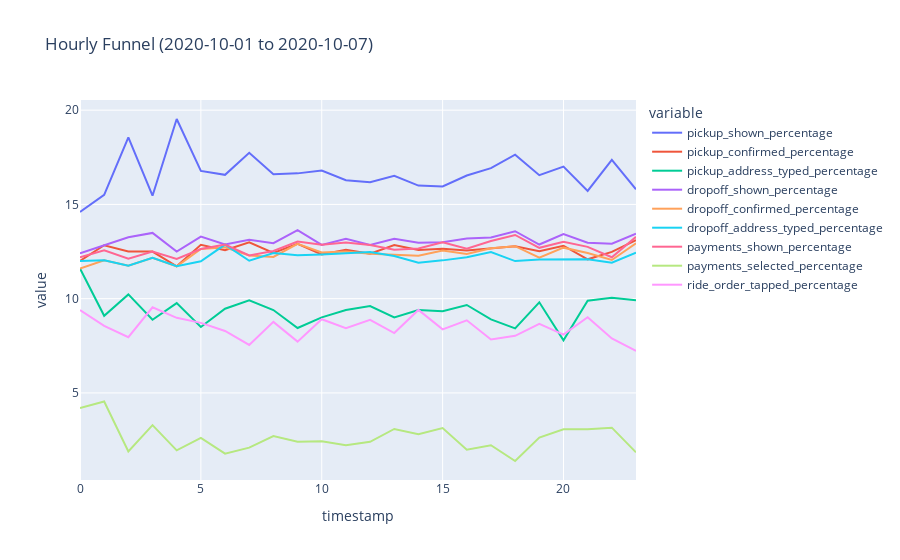

Notebook cell for this chart:
### Markdown cell above
#### HOURLY FUNNEL

## <b>3.2 <span style='color:#be6f37'> Aggregating & grouping values to visualize purchasing behaviour</span></b>

### Code cell
# Convert 'timestamp' to datetime
df['timestamp'] = pd.to_datetime(df['timestamp'])

# Define your funnel stages
funnel_stages = {
    "pickup_shown": "pickup_shown",
    "pickup_confirmed": "pickup_confirmed",
    "pickup_address_typed": "pickup_address_typed",
    "dropoff_shown": "dropoff_shown",
     "dropoff_confirmed": "dropoff_confirmed",
    "dropoff_address_typed": "dropoff_address_typed",
    "payments_shown": "payments_shown",
    "payments_selected": "payments_selected",
    "ride_order_tapped": "ride_order_tapped"
}

# Define the date range
start_date = pd.Timestamp('2020-10-01')
end_date = pd.Timestamp('2020-10-07')

# Filter the data for the specified date range
filtered_df = df[(df['timestamp'] >= start_date) & (df['timestamp'] <= end_date)]

# Create a pivot table to count events for each stage and hour of the day
pivot_df = pd.pivot_table(filtered_df, index=filtered_df['timestamp'].dt.hour, columns=filtered_df['event_name'], values='device_id', aggfunc='nunique', fill_value=0)

# Calculate the total devices for each hour of the day
pivot_df['total_devices'] = pivot_df[funnel_stages.values()].sum(axis=1)

# Calculate the percentages for each stage in each hour of the day
for stage in funnel_stages:
    pivot_df[f'{stage}_percentage'] = (pivot_df[stage] / pivot_df['total_devices']) * 100

# Create a granular funnel chart based on the hour of the day
fig = px.line(pivot_df, x=pivot_df.index, y=[f'{stage}_percentage' for stage in funnel_stages.keys()], title="Hourly Funnel (2020-10-01 to 2020-10-07)")


# Show the funnel chart
fig.show()

### Figure 1 — Plotly figure (JSON) as saved in the notebook; plotly's stock layout.template omitted (floating-point values rounded to 4 significant figures)
{"data": [{"hovertemplate": "variable=pickup_shown_percentage<br>timestamp=%{x}<br>value=%{y}<extra></extra>", "legendgroup": "pickup_shown_percentage", "line": {"color": "#636efa", "dash": "solid"}, "marker": {"symbol": "circle"}, "mode": "lines", "name": "pickup_shown_percentage", "orientation": "v", "showlegend": true, "type": "scatter", "x": [0, 1, 2, 3, 4, 5, 6, 7, 8, 9, 10, 11, 12, 13, 14, 15, 16, 17, 18, 19, 20, 21, 22, 23], "xaxis": "x", "y": [14.6, 15.51, 18.56, 15.46, 19.53, 16.78, 16.57, 17.74, 16.6, 16.65, 16.8, 16.28, 16.17, 16.51, 16.0, 15.95, 16.53, 16.92, 17.64, 16.55, 17.01, 15.71, 17.36, 15.8], "yaxis": "y"}, {"hovertemplate": "variable=pickup_confirmed_percentage<br>timestamp=%{x}<br>value=%{y}<extra></extra>", "legendgroup": "pickup_confirmed_percentage", "line": {"color": "#EF553B", "dash": "solid"}, "marker": {"symbol": "circle"}, "mode": "lines", "name": "pickup_confirmed_percentage", "orientation": "v", "showlegend": true, "type": "scatter", "x": [0, 1, 2, 3, 4, 5, 6, 7, 8, 9, 10, 11, 12, 13, 14, 15, 16, 17, 18, 19, 20, 21, 22, 23], "xaxis": "x", "y": [12, 12.83, 12.5, 12.5, 11.72, 12.85, 12.57, 12.99, 12.42, 12.91, 12.35, 12.6, 12.38, 12.84, 12.59, 12.64, 12.56, 12.67, 12.78, 12.52, 12.81, 12.09, 12.48, 13.11], "yaxis": "y"}, {"hovertemplate": "variable=pickup_address_typed_percentage<br>timestamp=%{x}<br>value=%{y}<extra></extra>", "legendgroup": "pickup_address_typed_percentage", "line": {"color": "#00cc96", "dash": "solid"}, "marker": {"symbol": "circle"}, "mode": "lines", "name": "pickup_address_typed_percentage", "orientation": "v", "showlegend": true, "type": "scatter", "x": [0, 1, 2, 3, 4, 5, 6, 7, 8, 9, 10, 11, 12, 13, 14, 15, 16, 17, 18, 19, 20, 21, 22, 23], "xaxis": "x", "y": [11.6, 9.091, 10.23, 8.882, 9.766, 8.497, 9.467, 9.916, 9.395, 8.444, 9.008, 9.399, 9.612, 9.008, 9.401, 9.329, 9.666, 8.897, 8.424, 9.807, 7.787, 9.89, 10.04, 9.916], "yaxis": "y"}, {"hovertemplate": "variable=dropoff_shown_percentage<br>timestamp=%{x}<br>value=%{y}<extra></extra>", "legendgroup": "dropoff_shown_percentage", "line": {"color": "#ab63fa", "dash": "solid"}, "marker": {"symbol": "circle"}, "mode": "lines", "name": "dropoff_shown_percentage", "orientation": "v", "showlegend": true, "type": "scatter", "x": [0, 1, 2, 3, 4, 5, 6, 7, 8, 9, 10, 11, 12, 13, 14, 15, 16, 17, 18, 19, 20, 21, 22, 23], "xaxis": "x", "y": [12.4, 12.83, 13.26, 13.49, 12.5, 13.29, 12.87, 13.13, 12.94, 13.63, 12.85, 13.18, 12.85, 13.18, 12.96, 12.99, 13.19, 13.25, 13.58, 12.87, 13.42, 12.97, 12.91, 13.45], "yaxis": "y"}, {"hovertemplate": "variable=dropoff_confirmed_percentage<br>timestamp=%{x}<br>value=%{y}<extra></extra>", "legendgroup": "dropoff_confirmed_percentage", "line": {"color": "#FFA15A", "dash": "solid"}, "marker": {"symbol": "circle"}, "mode": "lines", "name": "dropoff_confirmed_percentage", "orientation": "v", "showlegend": true, "type": "scatter", "x": [0, 1, 2, 3, 4, 5, 6, 7, 8, 9, 10, 11, 12, 13, 14, 15, 16, 17, 18, 19, 20, 21, 22, 23], "xaxis": "x", "y": [11.6, 12.03, 11.74, 12.17, 11.72, 12.64, 12.72, 12.29, 12.21, 12.91, 12.45, 12.5, 12.38, 12.34, 12.28, 12.55, 12.38, 12.67, 12.78, 12.17, 12.7, 12.42, 12.05, 12.94], "yaxis": "y"}, {"hovertemplate": "variable=dropoff_address_typed_percentage<br>timestamp=%{x}<br>value=%{y}<extra></extra>", "legendgroup": "dropoff_address_typed_percentage", "line": {"color": "#19d3f3", "dash": "solid"}, "marker": {"symbol": "circle"}, "mode": "lines", "name": "dropoff_address_typed_percentage", "orientation": "v", "showlegend": true, "type": "scatter", "x": [0, 1, 2, 3, 4, 5, 6, 7, 8, 9, 10, 11, 12, 13, 14, 15, 16, 17, 18, 19, 20, 21, 22, 23], "xaxis": "x", "y": [12, 12.03, 11.74, 12.17, 11.72, 11.98, 12.87, 12.01, 12.42, 12.3, 12.35, 12.4, 12.48, 12.26, 11.9, 12.03, 12.2, 12.48, 11.99, 12.08, 12.09, 12.09, 11.91, 12.44], "yaxis": "y"}, {"hovertemplate": "variable=payments_shown_percentage<br>timestamp=%{x}<br>value=%{y}<extra></extra>", "legendgroup": "payments_shown_percentage", "line": {"color": "#FF6692", "dash": "solid"}, "marker": {"symbol": "circle"}, "mode": "lines", "name": "payments_shown_percentage", "orientation": "v", "showlegend": true, "type": "scatter", "x": [0, 1, 2, 3, 4, 5, 6, 7, 8, 9, 10, 11, 12, 13, 14, 15, 16, 17, 18, 19, 20, 21, 22, 23], "xaxis": "x", "y": [12.2, 12.57, 12.12, 12.5, 12.11, 12.64, 12.87, 12.29, 12.53, 13.03, 12.85, 12.98, 12.85, 12.59, 12.66, 12.99, 12.65, 13.06, 13.38, 12.7, 13.01, 12.75, 12.2, 13.28], "yaxis": "y"}, {"hovertemplate": "variable=payments_selected_percentage<br>timestamp=%{x}<br>value=%{y}<extra></extra>", "legendgroup": "payments_selected_percentage", "line": {"color": "#B6E880", "dash": "solid"}, "marker": {"symbol": "circle"}, "mode": "lines", "name": "payments_selected_percentage", "orientation": "v", "showlegend": true, "type": "scatter", "x": [0, 1, 2, 3, 4, 5, 6, 7, 8, 9, 10, 11, 12, 13, 14, 15, 16, 17, 18, 19, 20, 21, 22, 23], "xaxis": "x", "y": [4.2, 4.545, 1.894, 3.289, 1.953, 2.614, 1.775, 2.095, 2.714, 2.413, 2.429, 2.229, 2.403, 3.086, 2.805, 3.139, 1.987, 2.224, 1.388, 2.627, 3.074, 3.077, 3.156, 1.849], "yaxis": "y"}, {"hovertemplate": "variable=ride_order_tapped_percentage<br>timestamp=%{x}<br>value=%{y}<extra></extra>", "legendgroup": "ride_order_tapped_percentage", "line": {"color": "#FF97FF", "dash": "solid"}, "marker": {"symbol": "circle"}, "mode": "lines", "name": "ride_order_tapped_percentage", "orientation": "v", "showlegend": true, "type": "scatter", "x": [0, 1, 2, 3, 4, 5, 6, 7, 8, 9, 10, 11, 12, 13, 14, 15, 16, 17, 18, 19, 20, 21, 22, 23], "xaxis": "x", "y": [9.4, 8.556, 7.955, 9.539, 8.984, 8.715, 8.284, 7.542, 8.768, 7.72, 8.907, 8.43, 8.872, 8.173, 9.401, 8.37, 8.853, 7.834, 8.028, 8.669, 8.094, 9.011, 7.891, 7.227], "yaxis": "y"}], "layout": {"legend": {"title": {"text": "variable"}, "tracegroupgap": 0}, "title": {"text": "Hourly Funnel (2020-10-01 to 2020-10-07)"}, "xaxis": {"anchor": "y", "domain": [0, 1], "title": {"text": "timestamp"}}, "yaxis": {"anchor": "x", "domain": [0, 1], "title": {"text": "value"}}}}
